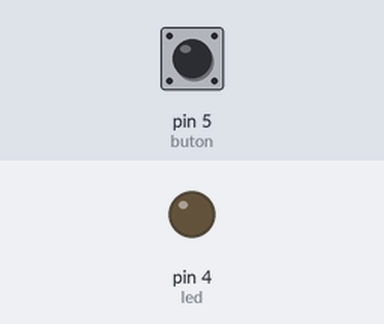
Bench run of a sketch on a simulated Arduino Uno, built with avr-gcc and run on an emulated ATmega328P. Parts: output pins drawn as LEDs (lit = HIGH). The test bench sets the inputs (shaded band); at power-on: pin 5 (buton) LOW.

Above: at 1.2 s.
1.3 s: pin 5 (buton) pulled HIGH for 0.15 s
At 1.37 s:
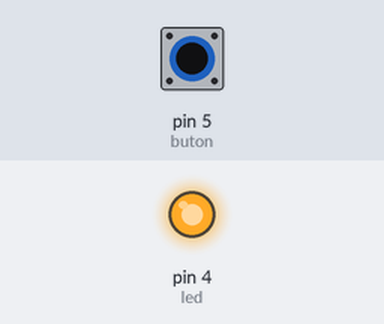
2.9 s: pin 5 (buton) pulled HIGH for 3.2 s
At 7.3 s:
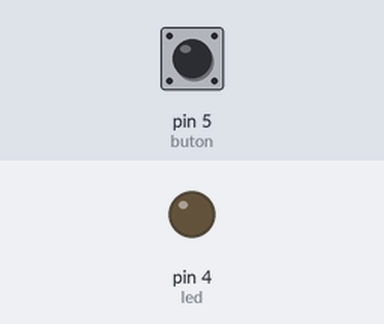
Timing chart, 0 to 8.8 s (numbered marks = the images above; inputs shaded):
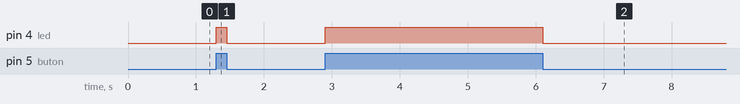

The sketch:

nodeLed.ino
```cpp
#define led 4
#define buton 5

void setup() {

	pinMode(led, OUTPUT);
	pinMode(buton, INPUT);
	Serial.begin(9600);
}

void loop() {

	if (digitalRead(buton)==HIGH){
	//Serial.read()=='s' koþulu konsoldan
	//"b" harfi okunursa ledi yakar.

		digitalWrite(led, HIGH);

	}

	else if(digitalRead(buton)==LOW){
	//Serial.read()=='b' koþulu konsoldan
	//"k" harfi okunursa ledi söndürür.

		digitalWrite(led, LOW);

	}
}
```

Measured:
- after the input at 1.3 s, pin 4 (led): LOW → HIGH at once, → LOW 0.15 s later
- after the input at 2.9 s, pin 4 (led): LOW → HIGH at once, → LOW 3.2 s later
